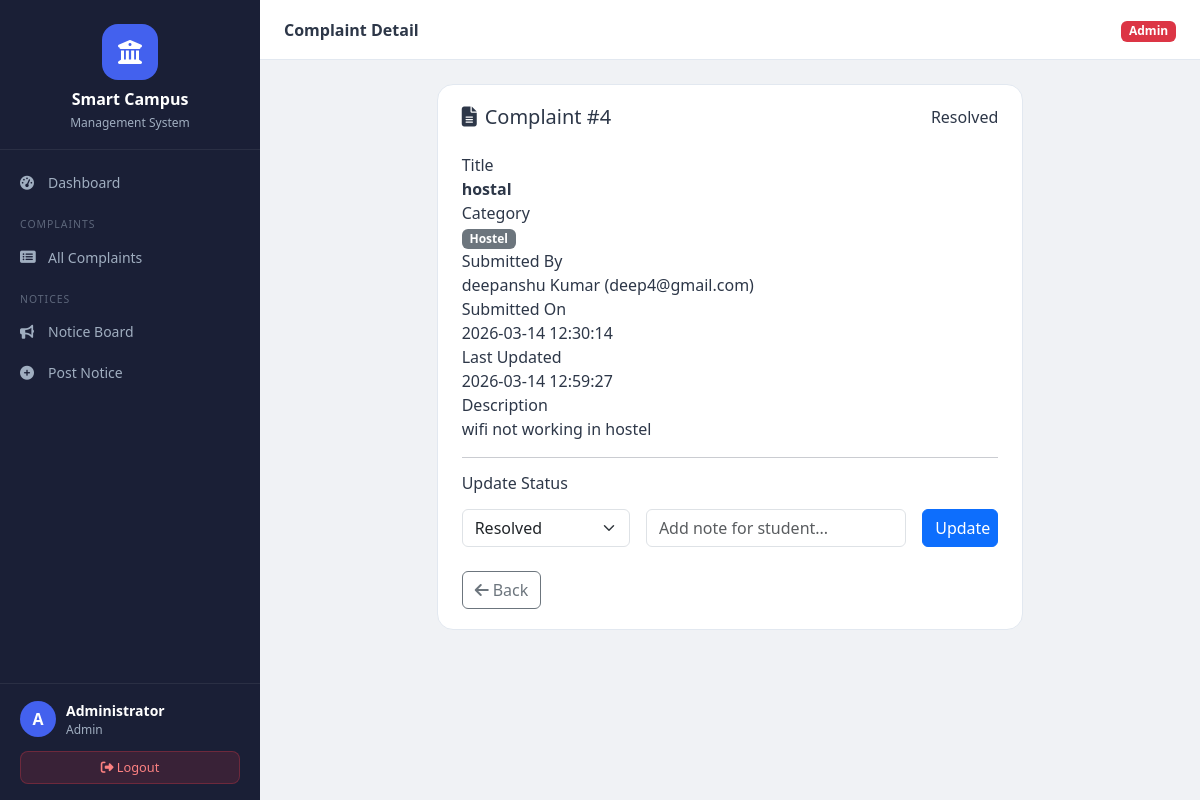
The page /complaints/view/4 (signed in) on the database its author committed.
### tables this page shows
CREATE TABLE complaints (
        id INTEGER PRIMARY KEY AUTOINCREMENT,
        user_id INTEGER NOT NULL,
        title TEXT NOT NULL,
        category TEXT NOT NULL,
        description TEXT NOT NULL,
        status TEXT NOT NULL DEFAULT 'Pending',
        admin_note TEXT,
        created_at TEXT NOT NULL,
        updated_at TEXT NOT NULL,
        FOREIGN KEY (user_id) REFERENCES users(id)
    );

CREATE TABLE users (
        id INTEGER PRIMARY KEY AUTOINCREMENT,
        name TEXT NOT NULL,
        email TEXT UNIQUE NOT NULL,
        password TEXT NOT NULL,
        role TEXT NOT NULL DEFAULT 'user',
        created_at TEXT NOT NULL
    );

### routes/complaints.py (the view)
@complaints_bp.route('/view/<int:complaint_id>')
@login_required
def view(complaint_id):
    conn = get_connection()
    if session.get('user_role') == 'admin':
        complaint = conn.execute(
            "SELECT c.*, u.name as user_name, u.email as user_email FROM complaints c JOIN users u ON c.user_id=u.id WHERE c.id=?",
            (complaint_id,)
        ).fetchone()
    else:
        complaint = conn.execute(
            "SELECT * FROM complaints WHERE id=? AND user_id=?",
            (complaint_id, session['user_id'])
        ).fetchone()
    conn.close()
    if not complaint:
        flash('Complaint not found.', 'danger')
        return redirect(url_for('dashboard.index'))
    return render_template(
        'complaint_detail.html',
        complaint=complaint,
        statuses=STATUSES
    )

### models/database.py (called while the page is built)
def get_connection():
    conn = sqlite3.connect(DB_PATH)
    conn.row_factory = sqlite3.Row
    conn.execute("PRAGMA foreign_keys = ON")
    return conn

### routes/complaints.py (called while the page is built)
def login_required(f):
    @wraps(f)
    def decorated(*args, **kwargs):
        if 'user_id' not in session:
            return redirect(url_for('auth.login'))
        return f(*args, **kwargs)
    return decorated

### templates/complaint_detail.html (shortened to what this page needs)
{% extends 'base.html' %}
{% block page_title %}Complaint Detail{% endblock %}
{% block content %}
<div class="row justify-content-center">
    <div class="col-lg-8">
        <div class="card-box">
            <div class="d-flex justify-content-between align-items-center mb-4">
                <h5 class="mb-0"><i class="fas fa-file-alt me-2"></i>Complaint #{{ complaint.id }}</h5>
                <span class="status-badge status-{{ complaint.status|lower|replace(' ', '-') }} fs-6">{{ complaint.status }}</span>
            </div>
            <div class="detail-row">
                <div class="detail-label">Title</div>
                <div class="detail-value fw-semibold">{{ complaint.title }}</div>
            </div>
            <div class="detail-row">
                <div class="detail-label">Category</div>
                <div class="detail-value"><span class="badge bg-secondary">{{ complaint.category }}</span></div>
            </div>
            {% if session.user_role == 'admin' %}
            <div class="detail-row">
                <div class="detail-label">Submitted By</div>
                <div class="detail-value">{{ complaint.user_name }} ({{ complaint.user_email }})</div>
            </div>
            {% endif %}
            <div class="detail-row">
                <div class="detail-label">Submitted On</div>
                <div class="detail-value">{{ complaint.created_at[:19]|replace('T', ' ') }}</div>
            </div>
            <div class="detail-row">
                <div class="detail-label">Last Updated</div>
                <div class="detail-value">{{ complaint.updated_at[:19]|replace('T', ' ') }}</div>
            </div>
            <div class="detail-row">
                <div class="detail-label">Description</div>
                <div class="detail-value description-box">{{ complaint.description }}</div>
            </div>
            {% if session.user_role == 'admin' %}
            <hr>
            <h6 class="mb-3">Update Status</h6>
            <form method="POST" action="{{ url_for('complaints.update_status', complaint_id=complaint.id) }}">
                <div class="row g-3">
                    <div class="col-md-4">
                        <select name="status" class="form-select" required>
                            {% for s in statuses %}
                            <option value="{{ s }}" {% if complaint.status == s %}selected{% endif %}>{{ s }}</option>
                            {% endfor %}
                        </select>
                    </div>
                    <div class="col-md-6">
                        <input type="text" name="admin_note" class="form-control" placeholder="Add note for student..." value="{{ complaint.admin_note or '' }}">
                    </div>
                    <div class="col-md-2">
                        <button type="submit" class="btn btn-primary w-100">Update</button>
                    </div>
                </div>
            </form>
            {% endif %}
            <div class="mt-4">
                <a href="{{ url_for('complaints.all_complaints') if session.user_role == 'admin' else url_for('complaints.my_complaints') }}" class="btn btn-outline-secondary">
                    <i class="fas fa-arrow-left me-1"></i>Back
                </a>
            </div>
        </div>
    </div>
</div>
{% endblock %}

### static/css/style.css (style rules this page uses)
:root { --primary: #4361ee; --primary-dark: #3451d1; --success: #2ec4b6; --warning: #f77f00; --danger: #e63946; --sidebar-bg: #1a1f36; --sidebar-text: #a0aec0; --sidebar-active: #4361ee; --bg: #f0f2f5; --card-bg: #ffffff; --text: #2d3748; --border: #e2e8f0; }
* { box-sizing:border-box; }
body { font-family:'Segoe UI',system-ui,-apple-system,sans-serif; background:var(--bg); color:var(--text); margin:0; }
.card-box { background:#fff; border-radius:16px; padding:20px 24px; border:1px solid var(--border); width:100%; }

### rows shown on the page
complaints: id "4", status "Resolved", title "hostal", category "Hostel", created_at "2026-03-14 12:30:14", updated_at "2026-03-14 12:59:27", description "wifi not working in hostel"
users: user_name "deepanshu Kumar", user_email "deep4@gmail.com"

### other values the page prints
{{ session.user_name[0]|upper }} "A"
{{ session.user_name }} "Administrator"
{{ session.user_role|capitalize }} "Admin"
